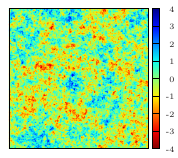

gnuplot code for this plot:
set terminal epslatex standalone size 4.5cm,4.0cm color solid
set output "fig_snapshot_continous.tex"


set pm3d map
set size ratio -1
load "./matlab.palette"
#set palette model RGB #standard RGB colors
unset ytics
unset xtics
#unset ztics
set palette negative
set cbrange [-4:4]
set format cb '$\makebox[0.4em][r]{\tiny %.0f}$'

set lmargin at screen 0.05
set bmargin at screen 0.05
set tmargin at screen 0.95
set rmargin at screen 0.84

splot "./continuous_l8_a0.5_p0.521_seed1000.dat" u 1:2:($3) matrix with image ti ""
